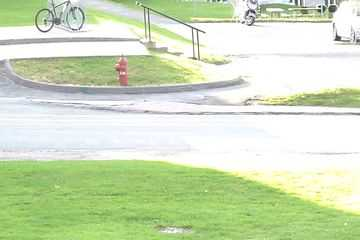
#> input picture pedestrian/input/in000006.jpg, 360 x 240 px, given in place of in000300.jpg, which was not available; the run also reads 1 picture not shown here
$ python ex_3_2_median.py
#> lines starting #> are read from the running program, lines starting #| are printed output that depends on the picture; after the words box and inside, x2 and y2 are one past the last pixel; in counts of white or black regions, pixels touching at a corner belong together; pictures that were not available may be replaced by others from this repository, and a replacement may not be noted
"""This scripts performs background substraction using approximation of median (sigma-delta),
added conservative update approach"""
import numpy as np
import cv2


def binarize(I):
    """Binarize image"""
    I = cv2.adaptiveThreshold(I,255,cv2.ADAPTIVE_THRESH_GAUSSIAN_C, cv2.THRESH_BINARY,11,2)
    return I

def grayscale(I):
    """Convert image to grayscale"""
    I = cv2.cvtColor(I, cv2.COLOR_BGR2GRAY)
    return I


# Initialize buffer size and counter
start = 300
IP = grayscale(cv2.imread('../pedestrian/input/in%06d.jpg' % start))
#> in grayscale, `I = cv2.cvtColor(I, cv2.COLOR_BGR2GRAY)`:
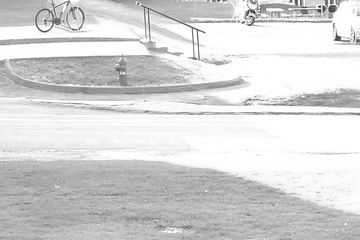
#> I: shape (240, 360); min 29, max 255, mean 214.3
alfa = 0.01
BGP = IP
BGP.astype(np.float64)
# Loop over frames
for i in range(start + 1, 1100):
    I = grayscale(cv2.imread('../pedestrian/input/in%06d.jpg' % i))
    gt = cv2.imread('../pedestrian/groundtruth/gt%06d.png' % i, cv2.IMREAD_GRAYSCALE)
#> gt: shape (240, 360); min 28, max 255, mean 214.5
    (_, gt) = cv2.threshold(gt, 1, 255, cv2.THRESH_BINARY)
#> gt: shape (240, 360); every value is 255

    if (BGP < I).all():
        BG = BGP + 1
    if (BGP > I).all():
        BG = BGP - 1
    else:
        BG = BGP

    # Perform background subtraction
    diff = cv2.absdiff(np.uint8(BG), I)
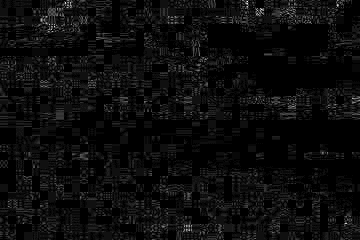
#> diff: shape (240, 360); min 0, max 31, mean 1.5; drawn with min black and max white

    # Binarize the result
    thresh = binarize(diff)
#> in binarize, `I = cv2.adaptiveThreshold(I,255,cv2.ADAPTIVE_THRESH_GAUSSIAN_C, cv2.TH..`:
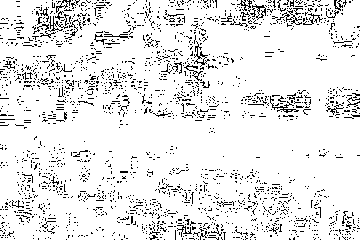
#> I: shape (240, 360); 90.8% white; black in thin lines or dots

    # Apply median filter to object mask
    mask = cv2.medianBlur(thresh, 5)
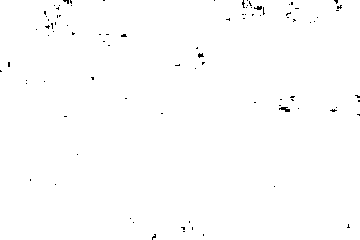
#> mask: shape (240, 360); 99.5% white; black in thin lines or dots

    # Perform morphological operations
    kernel = cv2.getStructuringElement(cv2.MORPH_ELLIPSE, (5, 5))
    mask = cv2.morphologyEx(mask, cv2.MORPH_OPEN, kernel)
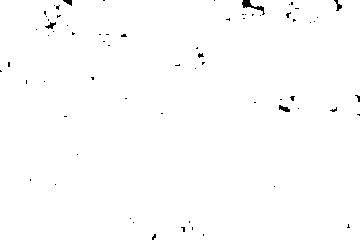
#> mask: shape (240, 360); 99.4% white; 69 black regions (64 under 20 px), largest, box (x1, y1, x2, y2) and area: (242, 0, 265, 15) 106, (279, 105, 290, 112) 46, (334, 0, 342, 11) 38, (45, 22, 56, 29) 38, (63, 0, 72, 6) 32

    bgmask = cv2.threshold(mask, 0, 255, cv2.THRESH_BINARY_INV)[1]
    BGP = cv2.multiply(alfa, I) + cv2.multiply(1 - alfa, BGP, bgmask)

    TP_median = np.sum(np.logical_and(mask, gt))
#> TP_median = 85853
    TN_median = np.sum(np.logical_and(np.logical_not(mask), np.logical_not(gt)))
#> TN_median = 0
    FP_median = np.sum(np.logical_and(mask, np.logical_not(gt)))
#> FP_median = 0
    FN_median = np.sum(np.logical_and(np.logical_not(mask), gt))
#> FN_median = 547

    # Calculate accuracy
    accuracy_median = (TP_median + TN_median) / (TP_median + TN_median + FP_median + FN_median)
#> accuracy_median = 0.994
    # Display results
    cv2.imshow('Median Method', mask)
    cv2.waitKey(1)

    print('Frame: %d, Accuracy (Median): %.2f' % (i, accuracy_median))
#| Frame: 301, Accuracy (Median): 0.99
#> (the run stopped early here; a loop or call above may not have finished)
